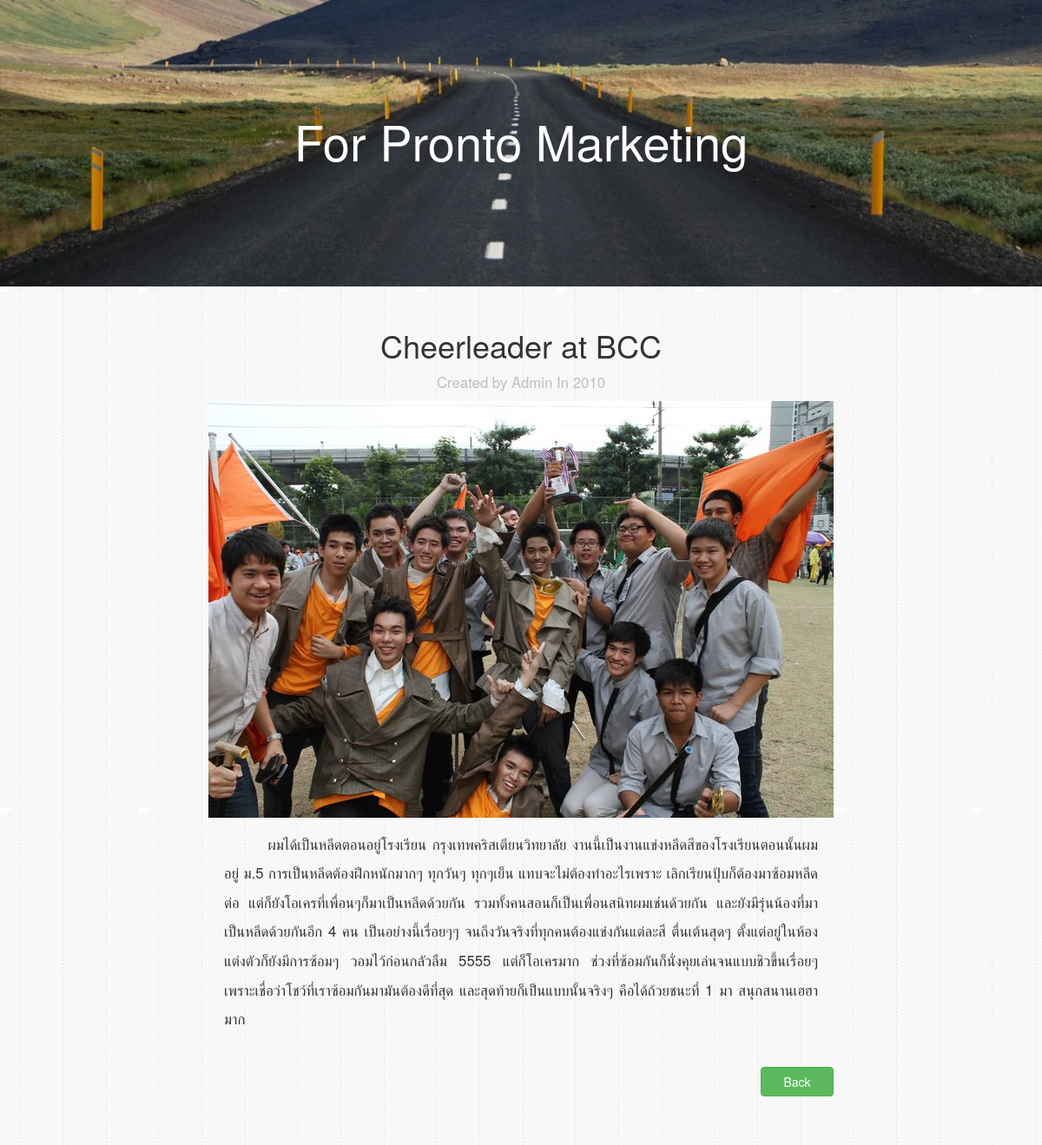
Page /articles/2/ on the committed database.
### articles/models.py (models this page shows, shortened)
class Article(models.Model):
    title = models.CharField(max_length=100)
    image = models.FileField(upload_to='static/uploads/', blank=True)
    description = models.TextField()
    year = models.CharField(max_length=4, choices=YEARS, default="2014")
    slug = models.SlugField(max_length=50, unique=True)
    created = models.DateTimeField(auto_now_add=True, auto_now=False)
    updated = models.DateTimeField(auto_now_add=False, auto_now=True)

### articles/views.py (the view)
# urls.py: url(r'^(?P<article_id>\d+)/$', views.detail, name='detail')
def detail(request, article_id):
    article = get_object_or_404(Article, pk=article_id)
    return render(request, 'articles/detail.html', {'article': article})

### static/templates/articles/detail.html
{% extends 'single.html' %}
{% block description %}
<h1 class="text-center topic-content">{{ article.title }}</h1>
<p class="text-center years-single">Created by Admin In {{article.year}}</p>
<div class="image-single">
    <img src="../../{{ article.image }}" alt="{{ article.title }}" align="center">
</div>
<div class="div-description">
    <p class="description">{{ article.description }}</p>
</div>
{% endblock %}

### static/templates/single.html (shortened to what this page needs)
{% load staticfiles %}
<!DOCTYPE html>
<html lang="en">
<head>
	<link rel="stylesheet" href="{% static 'dist/css/bootstrap.min.css' %}">
    <link rel="stylesheet" href="{% static 'css/single.css' %}">
</head>
<body>
	<div class="container-fluid">
		<div class="row" id="header">
			<h1 class="text-center topic">For Pronto Marketing</h1>
		</div>
	</div>
	<section id="content">
		<div class="container">
			<div class="row">
				<div class="col-md-12">
					{% block description %}{% endblock %}
					<a href="{% url 'index' %}" class="pull-right btn btn-success btn-single">Back</a>
				</div>
			</div>
        </div>
	</section>
</body>
</html>

### static/css/single.css (style rules this page uses)
body { padding: 0; margin: 0; }
#header { background-image: url(../img/bg2.jpg); -webkit-background-size: 100%; -o-background-size: 100%; background-size: 100%; background-repeat: no-repeat; }
.topic { color: white; font-size: 4em; clear: both; min-height: 300px; padding: 2em 0 2em 0; }
#content { background-image: url(../img/single_bg.jpg); padding: 2em 0 2em 0; }
.years-single { color: #BEBEBE; font-size: 1.2em; }
.image-single { width: 100%; }
.image-single img { margin:auto; display:block; max-width: 720px; }
.description { text-indent: 3em; text-align: justify; line-height: 2em; font-size: 1.2em; }
.div-description { margin: 1em 20% 0 20%; }
.btn-single { margin: 2em 0 2em 0; margin-right: 15em; width: 6em; }

### rows in the picture
Article: title "Cheerleader at BCC", year "2010", image (picture), description "ผมได้เป็นหลีดตอนอยู่โรงเรียน กรุงเทพคริสเตียนวิทยาลัย งานนี้เป็นงานแข่งหลีดสีของโรงเรียนตอนนั้นผมอยู่ ม.5 การเป็นหลีดต้องฝึกหนักมากๆ ทุกวันๆ ทุกๆเย็น แทบจะไม่ต้องทำอะไรเพราะ เลิกเรียนปุ้บก็ต้องมาซ้อมหลีดต่อ แต่ก็ยังโอเครที่เพื่อนๆก็มาเป็นหลีดด้วยกัน รวมทั้งคนสอนก็เป็นเพื่อนสนิทผมเช่นด้วยกัน และยังมีรุ่นน้องที่มาเป็นหลีดด้วยกันอีก 4 คน เป็นอย่างนี้เรื่อยๆๆ จนถึงวันจริงที่ทุกคนต้องแข่งกันแต่ละสี ตื่นเต้นสุดๆ ตั้งแต่อยู่ในห้องแต่งตัวก็ยังมีการซ้อมๆ วอมไว้ก่อนกลัวลืม 5555 แต่ก็โอเครมาก ช่วงที่ซ้อมกันก็นั่งคุยเล่นจนแบบชิวขึ้นเรื่อยๆ เพราะเชื่อว่าโชว์ที่เราซ้อมกันมามันต้องดีที่สุด และสุดท้ายก็เป็นแบบนั้นจริงๆ คือได้ถ้วยชนะที่ 1 มา สนุกสนานเฮฮามาก"
